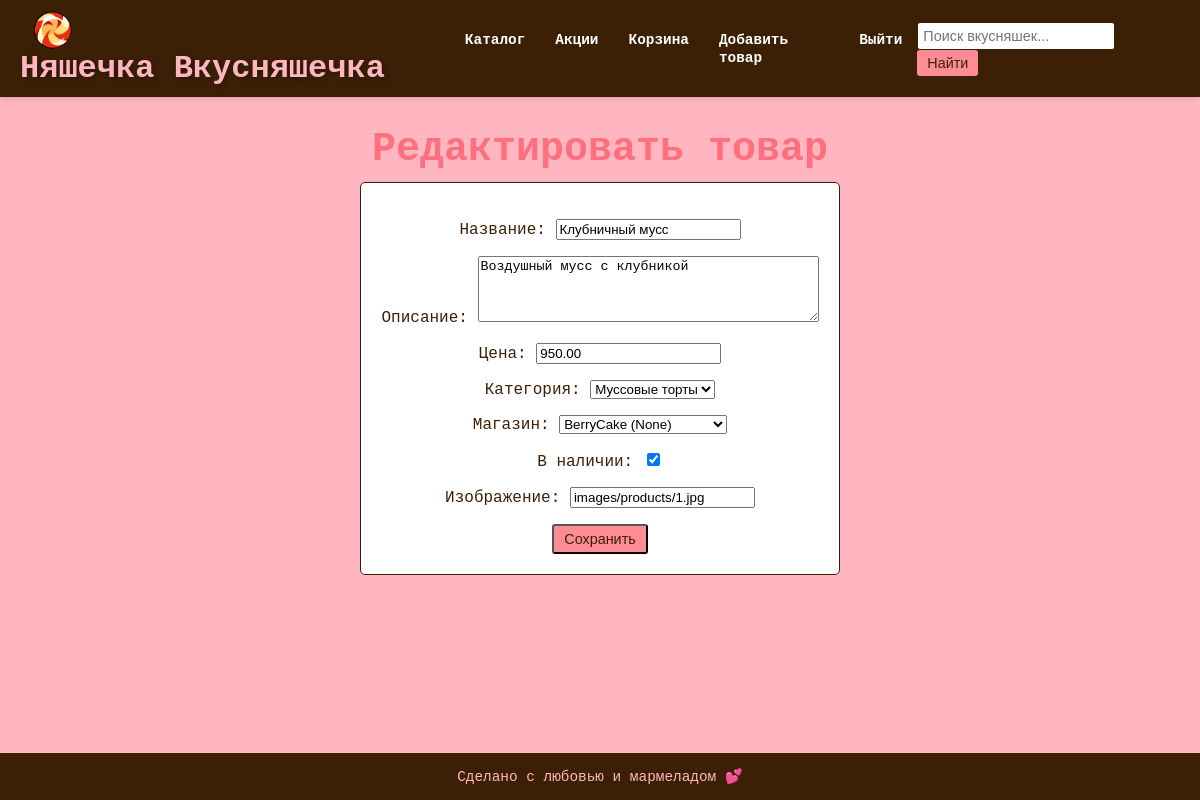
Page /shop/product/1/edit/ (signed in) on the committed database.
### shop/models.py (models this page shows, shortened)
class Product(models.Model):
    name = models.CharField(max_length=200, verbose_name="Название")
    description = models.TextField(blank=True, verbose_name="Описание")
    price = models.DecimalField(max_digits=10, decimal_places=2, verbose_name="Цена")
    category = models.ForeignKey(Category, on_delete=models.CASCADE, related_name='products', verbose_name="Категория")
    store = models.ForeignKey(Store, on_delete=models.CASCADE, related_name='products', verbose_name="Магазин")
    created_at = models.DateTimeField(auto_now_add=True, verbose_name="Дата добавления")
    is_available = models.BooleanField(default=True, verbose_name="В наличии")
    image = models.CharField(max_length=200, blank=True, null=True, verbose_name="Изображение")
    class Meta:
        verbose_name = "Товар"
        verbose_name_plural = "Товары"

class Category(models.Model):
    name = models.CharField(max_length=100, verbose_name="Название")
    description = models.TextField(blank=True, verbose_name="Описание")
    class Meta:
        verbose_name = "Категория"
        verbose_name_plural = "Категории"
    def __str__(self):
        return self.name

### shop/views.py (the view)
# urls.py: path('product/<int:pk>/edit/', views.product_update, name='product_update'),
@login_required
def product_update(request, pk):
    product = get_object_or_404(Product, pk=pk)
    if request.method == 'POST':
        form = ProductForm(request.POST, instance=product)
        if form.is_valid():
            product = form.save()
            messages.success(request, f"Товар '{product.name}' обновлён!")
            return redirect('shop:catalog')
    form = ProductForm(instance=product)
    return render(request, 'shop/product_form.html', {'form': form, 'title': 'Редактировать товар'})

### shop/forms.py
class ProductForm(forms.ModelForm):
    class Meta:
        model = Product
        fields = ['name', 'description', 'price', 'category', 'store', 'is_available', 'image']
        widgets = {
            'description': forms.Textarea(attrs={'rows': 4}),
            'image': forms.TextInput(attrs={'placeholder': 'products/image.jpg'}),
        }

### shop/models.py (called while the page is built)
    def __str__(self):
        return f"{self.name} ({self.city})"

### shop/templates/shop/product_form.html (shortened to what this page needs)
{% extends 'shop/base.html' %}
{% load static %}
{% block content %}
<div class="welcome-message">{{ title }}</div>
<div class="form-section">
    <form method="post" enctype="multipart/form-data">
        {{ form.as_p }}
        <button type="submit" class="action-btn">Сохранить</button>
    </form>
</div>
{% endblock %}

### shop/static/shop/css/style.css (style rules this page uses)
html { height: 100%; }
body { font-family: monospace; font-size: 16px; margin: 0; padding: 0; background-color: #ffb6c1; color: #3c2005; min-height: 100vh; display: flex; flex-direction: column; }
.welcome-message { font-size: 2.5em; color: #ff6f7d; text-align: center; margin: 10px 0; font-weight: bold; }
.action-btn, .cart-btn { display: block; margin: 10px auto 0; padding: 5px 10px; background-color: #ff8c94; color: #3c2005; text-decoration: none; border-radius: 3px; text-align: center; font-size: 0.9em; }
.form-section { background-color: #fff; padding: 20px; margin-bottom: 20px; border-radius: 5px; border: 1px solid #3c2005; text-align: center; }

### rows in the picture
Product: name "Клубничный мусс", description "Воздушный мусс с клубникой", price "950.00", category "Муссовые торты", store "BerryCake (None)", is_available "☑", image "images/products/1.jpg"

### other values in the picture
{{ title }} "Редактировать товар"
